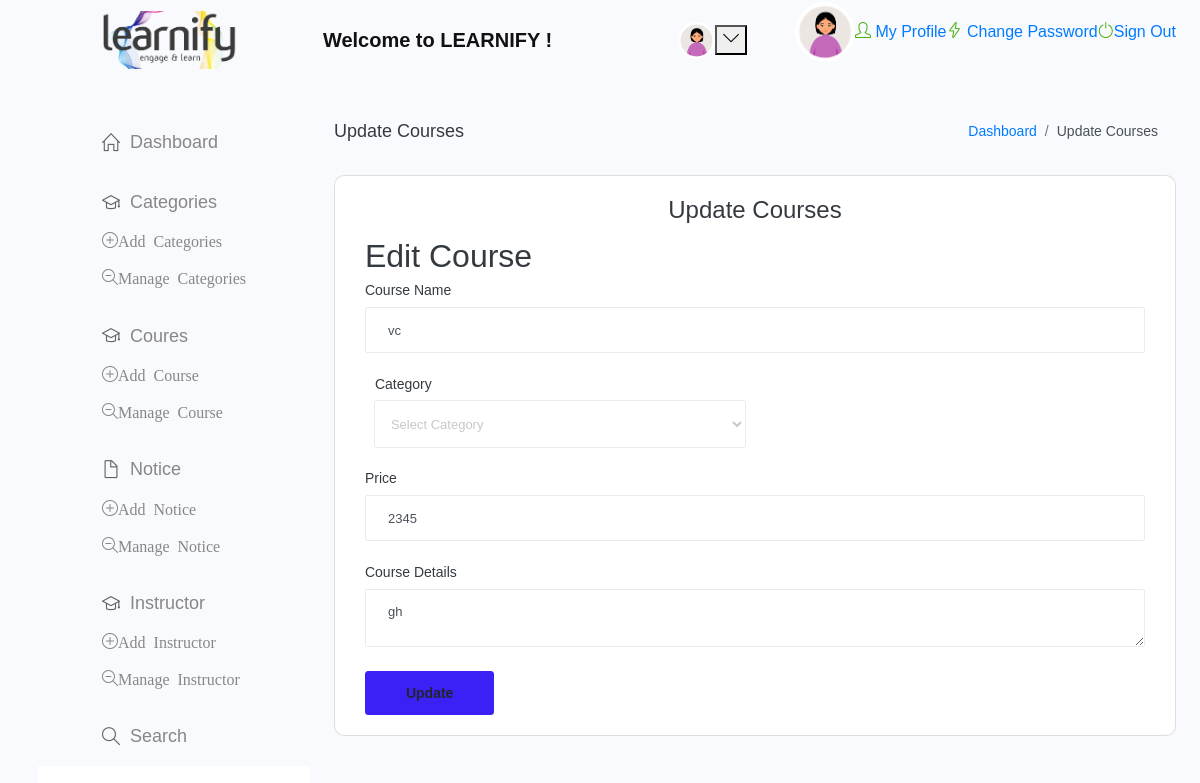
The app's page /Learnify/view/edit_course.php?course_id=fg (signed in) with its own data.
### tables this page shows
CREATE TABLE `tblstudent` (
  `ID` int(10) NOT NULL,
  `CourseName` varchar(200) DEFAULT NULL,
  `Category` varchar(100) DEFAULT NULL,
  `CourseID` varchar(200) DEFAULT NULL,
  `Price` bigint(10) DEFAULT NULL,
  `CourseDetails` mediumtext DEFAULT NULL,
  `Image` varchar(200) DEFAULT NULL,
  `DateofAdding` timestamp NULL DEFAULT current_timestamp()
);

### Learnify/controller/editcontrol2.php (called while the page is built, shortened)
<?php
$servername = "localhost";
$username = "root";
$password = "";
$database = "eduauth";
$conn = new mysqli($servername, $username, $password, $database);
if ($_SERVER["REQUEST_METHOD"] == "GET") {
    if (isset($_GET['course_id'])) {
        $courseID = $_GET['course_id'];
        $sql = "SELECT * FROM tblstudent WHERE CourseID='$courseID'";
        $result = $conn->query($sql);
        if ($result->num_rows > 0) {
            $course = $result->fetch_assoc();
        } else {
            echo "Course not found";
            exit;
        }
    } else {
        echo "Course ID not provided";
        exit;
    }
}
?>

### Learnify/view/edit_course.php (the view, shortened to what this page needs)
<!DOCTYPE html>
<html lang="en">
<head>
<?php include_once('../controller/editcontrol2.php');?>
<?php include_once('includes/header.php');?>
 <div class="container-fluid page-body-wrapper">
 <?php include_once('includes/sidebar.php');?>
   <div class="main-panel">
     <div class="content-wrapper">
       <div class="page-header">
         <h3 class="page-title"> Update Courses </h3>
         <nav aria-label="breadcrumb">
           <ol class="breadcrumb">
             <li class="breadcrumb-item"><a href="dashboard.php">Dashboard</a></li>
             <li class="breadcrumb-item active" aria-current="page"> Update Courses</li>
           </ol>
         </nav>
       </div>
       <div class="row">
         <div class="col-12 grid-margin stretch-card">
           <div class="card">
             <div class="card-body">
               <h4 class="card-title" style="text-align: center;">Update Courses</h4>
<?php include_once('../controller/editcontrol2.php');?>
    <div class="container">
        <h2>Edit Course</h2>
        <form method="post">
            <div class="form-group">
                        <label for="exampleInputName1">Course Name</label>
                        <input type="text" name="uname" value="<?php echo $course['CourseName']; ?>" class="form-control" required='true'>
                      </div>
                      <div class="form-group col-md-6">
                                        <label for="exampleInputEmail3">Category</label>
                                        <select name="stuclass" class="form-control" required>
                                            <option value="">Select Category</option>
                                        </select>
                                        </div>
                     <div class="form-group">
                        <label for="exampleInputName1">Price</label>
                        <input type="text" name="connum" value="<?php echo $course['Price']; ?>" class="form-control" required='true' maxlength="10" pattern="[0-9]+">
                      </div>
                      <div class="form-group">
                        <label for="exampleInputName1">Course Details</label>
                        <textarea name="address" class="form-control" required='true'><?php echo $course['CourseDetails']; ?></textarea>
                      </div>
                      <button type="submit" class="btn btn-primary mr-2" name="submit">Update</button>
        </form>
    </div>
</body>
</html>

### records on screen
tblstudent: uname "vc", connum "2345", address "gh"
